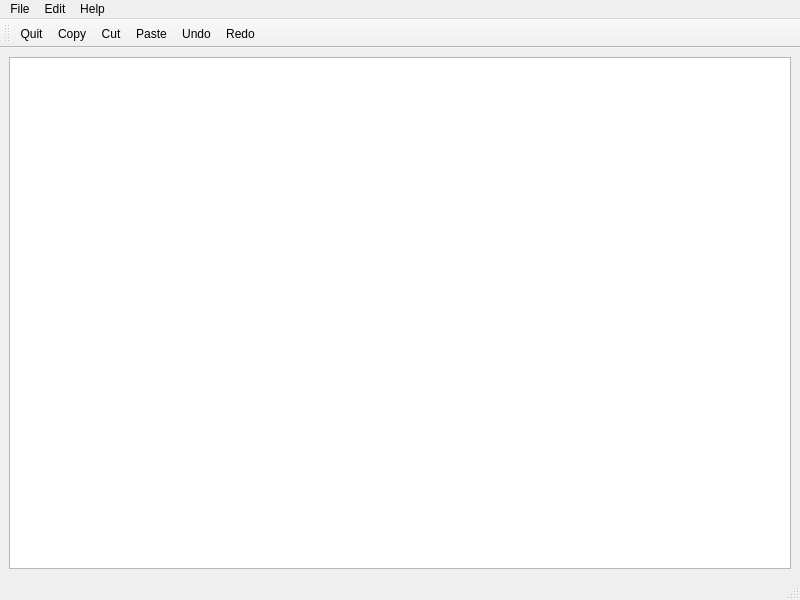
<?xml version="1.0" encoding="UTF-8"?>
<ui version="4.0">
 <class>MainWindow</class>
 <widget class="QMainWindow" name="MainWindow">
  <property name="geometry">
   <rect>
    <x>0</x>
    <y>0</y>
    <width>800</width>
    <height>600</height>
   </rect>
  </property>
  <property name="windowTitle">
   <string>MainWindow</string>
  </property>
  <widget class="QWidget" name="centralwidget">
   <layout class="QVBoxLayout" name="verticalLayout">
    <item>
     <widget class="QTextEdit" name="textEdit"/>
    </item>
   </layout>
  </widget>
  <widget class="QMenuBar" name="menubar">
   <property name="geometry">
    <rect>
     <x>0</x>
     <y>0</y>
     <width>800</width>
     <height>22</height>
    </rect>
   </property>
   <widget class="QMenu" name="menuFIle">
    <property name="title">
     <string>File</string>
    </property>
    <addaction name="actionQuit"/>
    <addaction name="separator"/>
   </widget>
   <widget class="QMenu" name="menuEdit">
    <property name="title">
     <string>Edit</string>
    </property>
    <addaction name="actionCopy"/>
    <addaction name="actionCut"/>
    <addaction name="actionPaste"/>
    <addaction name="separator"/>
    <addaction name="actionUndo"/>
    <addaction name="actionRedo"/>
   </widget>
   <widget class="QMenu" name="menuHelp">
    <property name="title">
     <string>Help</string>
    </property>
    <addaction name="actionAbout"/>
    <addaction name="actionAboutQt"/>
   </widget>
   <addaction name="menuFIle"/>
   <addaction name="menuEdit"/>
   <addaction name="menuHelp"/>
  </widget>
  <widget class="QStatusBar" name="statusbar"/>
  <widget class="QToolBar" name="toolBar">
   <property name="windowTitle">
    <string>toolBar</string>
   </property>
   <attribute name="toolBarArea">
    <enum>TopToolBarArea</enum>
   </attribute>
   <attribute name="toolBarBreak">
    <bool>false</bool>
   </attribute>
   <addaction name="actionQuit"/>
   <addaction name="actionCopy"/>
   <addaction name="actionCut"/>
   <addaction name="actionPaste"/>
   <addaction name="actionUndo"/>
   <addaction name="actionRedo"/>
  </widget>
  <action name="actionQuit">
   <property name="icon">
    <iconset resource="resource.qrc">
     <normaloff>:/prefijoNuevo/images/quit.png</normaloff>:/prefijoNuevo/images/quit.png</iconset>
   </property>
   <property name="text">
    <string>Quit</string>
   </property>
  </action>
  <action name="actionCopy">
   <property name="icon">
    <iconset resource="resource.qrc">
     <normaloff>:/prefijoNuevo/images/copy.png</normaloff>:/prefijoNuevo/images/copy.png</iconset>
   </property>
   <property name="text">
    <string>Copy</string>
   </property>
  </action>
  <action name="actionCut">
   <property name="icon">
    <iconset resource="resource.qrc">
     <normaloff>:/prefijoNuevo/images/cut.png</normaloff>:/prefijoNuevo/images/cut.png</iconset>
   </property>
   <property name="text">
    <string>Cut</string>
   </property>
  </action>
  <action name="actionPaste">
   <property name="icon">
    <iconset resource="resource.qrc">
     <normaloff>:/prefijoNuevo/images/paste.png</normaloff>:/prefijoNuevo/images/paste.png</iconset>
   </property>
   <property name="text">
    <string>Paste</string>
   </property>
  </action>
  <action name="actionUndo">
   <property name="icon">
    <iconset resource="resource.qrc">
     <normaloff>:/prefijoNuevo/images/undo.png</normaloff>:/prefijoNuevo/images/undo.png</iconset>
   </property>
   <property name="text">
    <string>Undo</string>
   </property>
  </action>
  <action name="actionRedo">
   <property name="icon">
    <iconset resource="resource.qrc">
     <normaloff>:/prefijoNuevo/images/redo.png</normaloff>:/prefijoNuevo/images/redo.png</iconset>
   </property>
   <property name="text">
    <string>Redo</string>
   </property>
  </action>
  <action name="actionAbout">
   <property name="icon">
    <iconset theme="accessories-character-map" resource="resource.qrc">
     <normaloff>:/prefijoNuevo/images/about.png</normaloff>:/prefijoNuevo/images/about.png</iconset>
   </property>
   <property name="text">
    <string>About</string>
   </property>
  </action>
  <action name="actionAboutQt">
   <property name="icon">
    <iconset resource="resource.qrc">
     <normaloff>:/prefijoNuevo/images/about2.png</normaloff>:/prefijoNuevo/images/about2.png</iconset>
   </property>
   <property name="text">
    <string>AboutQt</string>
   </property>
  </action>
 </widget>
 <resources>
  <include location="resource.qrc"/>
 </resources>
 <connections/>
</ui>
